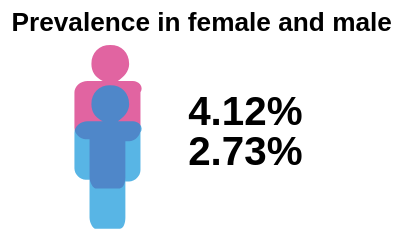

Vega-Lite specification for this chart:
### Vega-Lite specification from a JSON file in a GitHub repository (floating-point values rounded to 4 significant figures)
{"$schema": "https://vega.github.io/schema/vega-lite/v5.json", "title": {"text": "Prevalence in female and male", "dx": 50}, "config": {"view": {"stroke": ""}, "background": "transparent"}, "width": "container", "height": "container", "data": {"values": [{"id": 1, "row": 1, "gender": "female", "prevalence": 0.0412}, {"id": 6, "row": 2, "gender": "male", "prevalence": 0.0273}]}, "transform": [{"calculate": "ceil(datum.id / 5)", "as": "col"}, {"calculate": "datum.id - (datum.col - 1) * 5", "as": "position"}], "layer": [{"mark": {"type": "point", "filled": true}, "encoding": {"x": {"field": "position", "type": "ordinal", "axis": null}, "y": {"field": "row", "type": "ordinal", "axis": null}, "shape": {"value": "M1.7 -1.7h-0.8c0.3 -0.2 0.6 -0.5 0.6 -0.9c0 -0.6 -0.4 -1 -1 -1c-0.6 0 -1 0.4 -1 1c0 0.4 0.2 0.7 0.6 0.9h-0.8c-0.4 0 -0.7 0.3 -0.7 0.6v1.9c0 0.3 0.3 0.6 0.6 0.6h0.2c0 0 0 0.1 0 0.1v1.9c0 0.3 0.2 0.6 0.3 0.6h1.3c0.2 0 0.3 -0.3 0.3 -0.6v-1.8c0 0 0 -0.1 0 -0.1h0.2c0.3 0 0.6 -0.3 0.6 -0.6v-2c0.2 -0.3 -0.1 -0.6 -0.4 -0.6z"}, "color": {"condition": {"test": "datum.gender=='male'", "value": "rgb(18,150,219)"}, "value": "rgb(212,35,122)"}, "size": {"value": 350}}}, {"mark": {"type": "text", "align": "right", "baseline": "middle", "fontSize": 20, "fontWeight": "bold", "dy": 0, "dx": 100}, "encoding": {"x": {"field": "position", "type": "ordinal", "axis": null}, "y": {"field": "row", "type": "ordinal", "axis": null}, "text": {"field": "prevalence", "type": "quantitative", "format": ".2%"}, "color": {"value": "black"}}}]}
